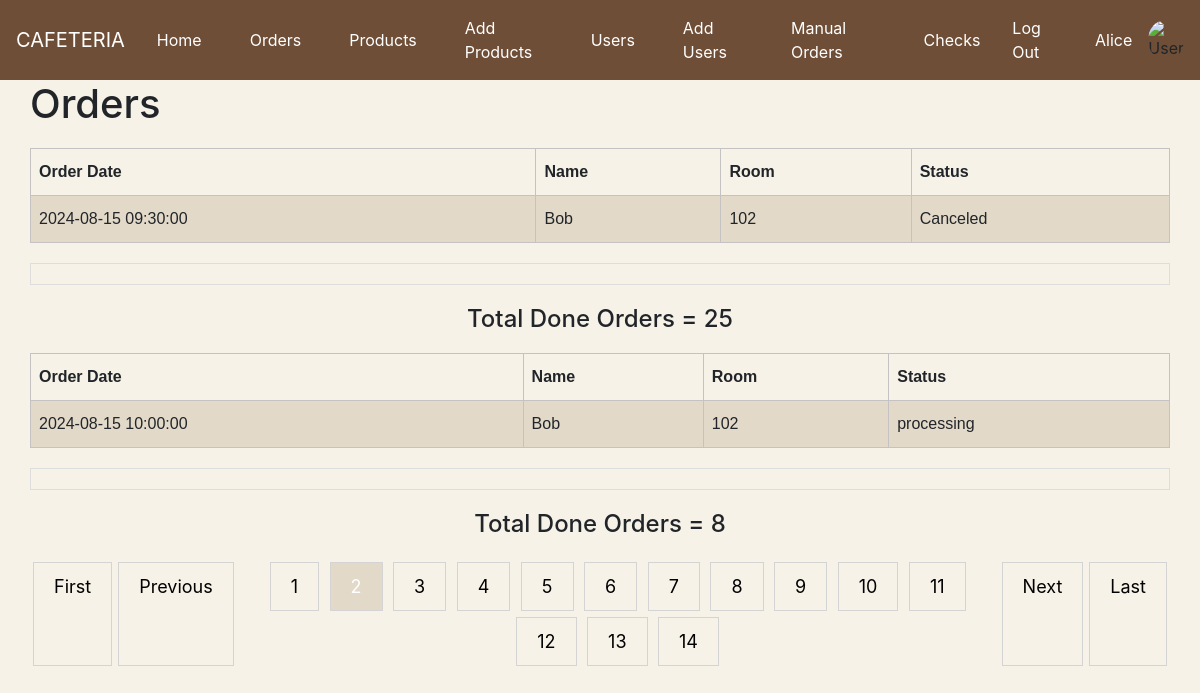
/view/admin/allOrders.php?page-nr=2 (signed in), run on the app's committed database.
### tables this page shows
CREATE TABLE `Orders` (
  `Order_ID` int NOT NULL AUTO_INCREMENT,
  `User_ID` int DEFAULT NULL,
  `Order_Date` datetime DEFAULT CURRENT_TIMESTAMP,
  `Total_Amount` int DEFAULT NULL,
  `Note` text,
  `Status` enum('processing','out of delivery','Done','Canceled') DEFAULT NULL,
  PRIMARY KEY (`Order_ID`),
  KEY `User_ID` (`User_ID`),
  CONSTRAINT `Orders_ibfk_1` FOREIGN KEY (`User_ID`) REFERENCES `Users` (`User_ID`)
);

CREATE TABLE `Users` (
  `User_ID` int NOT NULL AUTO_INCREMENT,
  `Name` varchar(100) DEFAULT NULL,
  `Email` varchar(100) DEFAULT NULL,
  `Password` varchar(255) DEFAULT NULL,
  `Picture` varchar(255) DEFAULT NULL,
  `Room_Number` int DEFAULT NULL,
  `Role` enum('Admin','User') DEFAULT 'User',
  PRIMARY KEY (`User_ID`),
  UNIQUE KEY `Email` (`Email`)
);

### module/DBconection.php (called while the page is built, shortened)
<?php
class db
{
    private $server = 'localhost';
    private $username = 'root';
    private $password = 'Anas_246810';
    private $database = 'Cafeteria';
    private $connection;
    function __construct()
    {
        try{
            $dsn = 'mysql:dbname='.$this->database.';host='.$this->server;
            $this->connection= new PDO($dsn, $this->username, $this->password);
        }
        catch (PDOException $e) {
            echo 'Connection failed: ' . $e->getMessage();
        }
    }
    function get_data_col($col,$table, $condetion = 1)
    {
        $query= "SELECT $col FROM $table WHERE $condetion";
        $stmt=$this->connection->prepare($query);
        $stmt->execute();
        $result=$stmt->fetchAll();
        return $result;
    }
}
?>

### view/admin/allOrders.php (the view, shortened to what this page needs)
<!DOCTYPE html>
<html lang="en">
<head>
    <link rel="stylesheet" href="https://maxcdn.bootstrapcdn.com/bootstrap/4.5.2/css/bootstrap.min.css">
    <link rel="stylesheet" href="../layout/pagenation.style.css">
    <link rel="stylesheet" href="../insertOrder.style.css">
</head>
<body>
<?php
require("../layout/adminHeader.php");
if(empty($_SESSION['email'])){
    header("Location: ../login.php");
}
else{
    if($_SESSION['Role'] == "User" ){
        echo "User";
    }
    else{
        require("../../module/DBconection.php");
        $DB = new db();
        $result = $DB->get_data_col('Orders.Order_ID , Orders.Total_Amount , Orders.Order_Date , Users.Name , Users.Room_Number , Orders.Status ','Orders,Users',' Orders.User_ID = Users.User_id ');
        $rows_per_page = 2;
        $start = 0;
        if(isset($_GET['page-nr'])){
            $page = $_GET['page-nr'] - 1;
            $start = $page * $rows_per_page;
        }
        $result = $DB->get_data_col('Orders.Order_ID , Orders.Total_Amount , Orders.Order_Date , Users.Name , Users.Room_Number , Orders.Status ','Orders,Users'," Orders.User_ID = Users.User_id  LIMIT $start, $rows_per_page");
    }
?>
<h1 class="myOrder"  >Orders</h1>
<div class="contan">
<?php
    foreach($result as $row)
    {
        $total =$row["Total_Amount"];
 ?>
<table>
    <tr>
        <th>Order Date</td>
        <th>Name</td>
        <th>Room</th>
        <th>Status</th>
    </tr>
        <tr >
            <td><?php echo $row["Order_Date"];?></td>
            <td><?php echo $row["Name"]; ?></td>
            <td><?php echo $row["Room_Number"]; ?></td>
            <td><?php echo $row["Status"]?></td>
</table>
</div>
<div class="contan">
<div class="box" >
</div>
</div>
<div class="contan">
    <h4>Total Done Orders = <?php echo $total?></h4>
</div>
<div class="contan">
<?php
    }
require("../layout/pagenation.php");
}
?>
</div>
</body>

### view/insertOrder.style.css (style rules this page uses)
body { background-color: #f7f2e7; }
.myOrder { margin-left: 2.5%; }
table { font-family: arial, sans-serif; border-collapse: collapse; width: 100%; }
td,th { border: 1px solid #c4c2c2; text-align: left; padding: 11px 8px; }
tr:nth-child(even) { background-color: #e2d9c8; }
.box { width: 100%; padding: 10px; border: 1px solid #dddddd; text-align: center; display: flex; flex-wrap:wrap ; justify-content: center; }
.contan { width: 95%; margin: 20px 2.5%; text-align: center; }

### data on the page
orders: Order_Date "2024-08-15 09:30:00", User_ID.Name "Bob", User_ID.Room_Number "102", Status "Canceled", Total_Amount "25"
orders: Order_Date "2024-08-15 10:00:00", User_ID.Name "Bob", User_ID.Room_Number "102", Status "processing", Total_Amount "8"

### other printed values
$_SESSION['Name'] "Alice"
